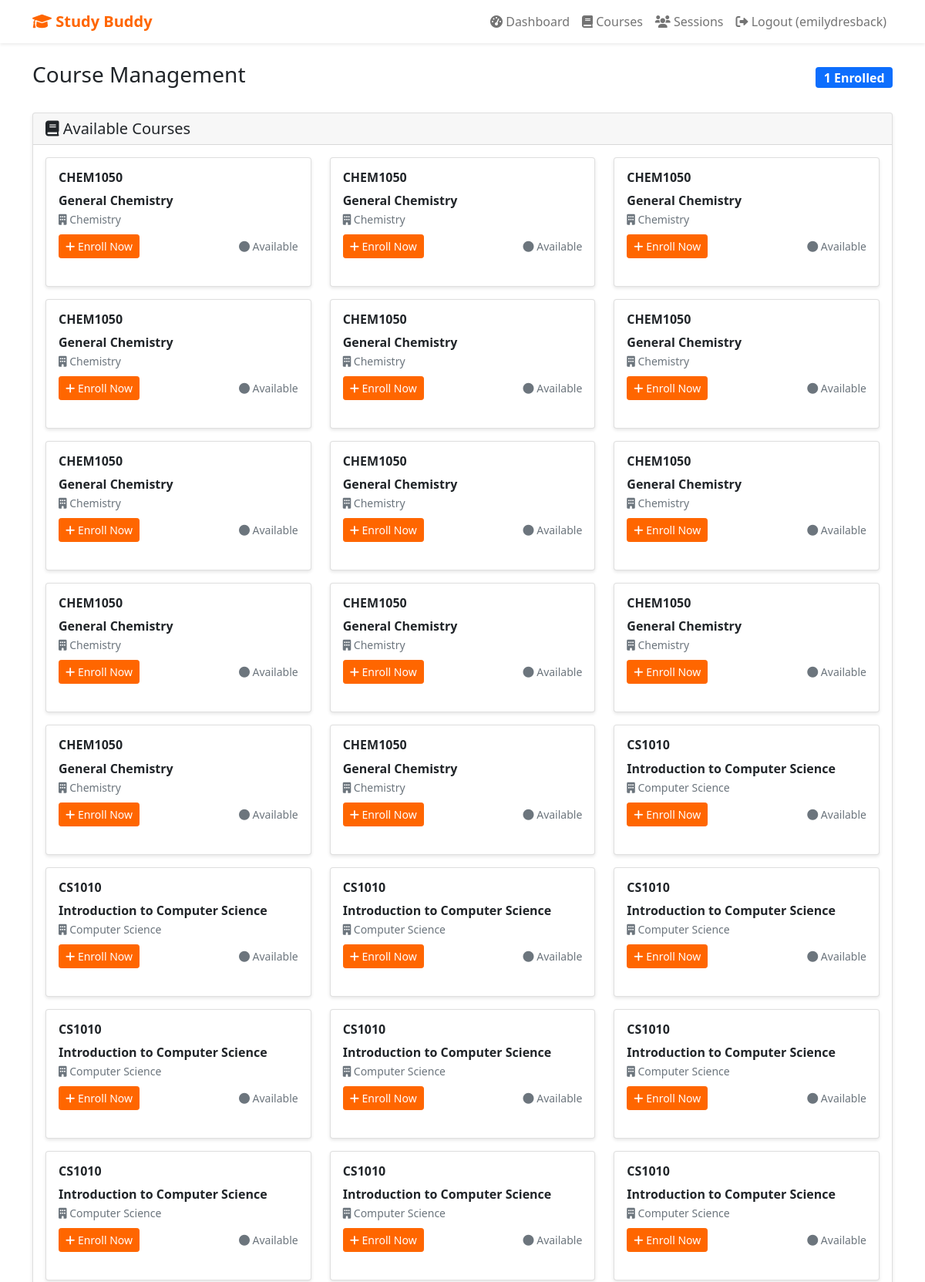
The page /courses (signed in, upper part) on the database its author committed.
### tables this page shows
CREATE TABLE courses (
        id INTEGER PRIMARY KEY AUTOINCREMENT,
        course_code TEXT NOT NULL,
        course_name TEXT NOT NULL,
        department TEXT NOT NULL
    );

### app.py (the view)
@app.route('/courses')
def courses():
    if 'user_id' not in session:
        return redirect(url_for('login'))
    conn = get_db_connection()
    all_courses = conn.execute('SELECT * FROM courses ORDER BY department, course_code').fetchall()
    enrolled_course_ids = [row[0] for row in conn.execute(
        'SELECT course_id FROM user_courses WHERE user_id = ?',
        (session['user_id'],)
    ).fetchall()]
    conn.close()
    return render_template('courses.html',
                         all_courses=all_courses,
                         enrolled_course_ids=enrolled_course_ids)

### app.py (called while the page is built)
def get_db_connection():
    conn = sqlite3.connect(DB_PATH)
    conn.row_factory = sqlite3.Row
    return conn

### templates/courses.html (shortened to what this page needs)
{% extends "base.html" %}
{% block content %}
<div class="row">
    <div class="col-md-12">
        <div class="d-flex justify-content-between align-items-center mb-4">
            <h1 class="h3">Course Management</h1>
            <div>
                <span class="badge bg-primary fs-6">{{ enrolled_course_ids|length }} Enrolled</span>
            </div>
        </div>
    </div>
</div>
<div class="row">
    <div class="col-md-12">
        <div class="card">
            <div class="card-header">
                <h5 class="card-title mb-0">
                    <i class="fas fa-book"></i> Available Courses
                </h5>
            </div>
            <div class="card-body">
                <div class="row">
                    {% for course in all_courses %}
                    <div class="col-md-6 col-lg-4 mb-3">
                        <div class="card course-card h-100 {% if course.id in enrolled_course_ids %}border-success{% endif %}">
                            <div class="card-body">
                                <div class="d-flex justify-content-between align-items-start mb-2">
                                    <div class="flex-grow-1">
                                        <h6 class="card-title">
                                            <strong>{{ course.course_code }}</strong>
                                        </h6>
                                        <p class="card-text">
                                            <strong>{{ course.course_name }}</strong><br>
                                            <small class="text-muted">
                                                <i class="fas fa-building"></i> {{ course.department }}
                                            </small>
                                        </p>
                                    </div>
                                </div>
                                <div class="d-flex justify-content-between align-items-center mt-auto">
                                    {% if course.id in enrolled_course_ids %}
                                        <a href="{{ url_for('drop_course', course_id=course.id) }}"
                                           class="btn btn-outline-danger btn-sm"
                                           onclick="return confirm('Are you sure you want to drop {{ course.course_code }}?')">
                                            <i class="fas fa-minus"></i> Drop Course
                                        </a>
                                        <small class="text-success">
                                            <i class="fas fa-check-circle"></i> Active
                                        </small>
                                    {% else %}
                                        <a href="{{ url_for('enroll_course', course_id=course.id) }}"
                                           class="btn btn-primary btn-sm">
                                            <i class="fas fa-plus"></i> Enroll Now
                                        </a>
                                        <small class="text-muted">
                                            <i class="fas fa-circle"></i> Available
                                        </small>
                                    {% endif %}
                                </div>
                            </div>
                        </div>
                    </div>
                    {% endfor %}
                </div>
            </div>
        </div>
    </div>
</div>
{% endblock %}

### templates/base.html (style rules this page uses)
:root { --clemson-orange: #ff6600; }
.btn-primary { background-color: var(--clemson-orange); border-color: var(--clemson-orange); }
.card { box-shadow: 0 2px 4px rgba(0,0,0,0.1); margin-bottom: 20px; }

### rows shown on the page
courses: course_code "CHEM1050", course_name "General Chemistry", department "Chemistry"
courses: course_code "CHEM1050", course_name "General Chemistry", department "Chemistry"
courses: course_code "CHEM1050", course_name "General Chemistry", department "Chemistry"
courses: course_code "CHEM1050", course_name "General Chemistry", department "Chemistry"
courses: course_code "CHEM1050", course_name "General Chemistry", department "Chemistry"
courses: course_code "CHEM1050", course_name "General Chemistry", department "Chemistry"
courses: course_code "CHEM1050", course_name "General Chemistry", department "Chemistry"
courses: course_code "CHEM1050", course_name "General Chemistry", department "Chemistry"
courses: course_code "CHEM1050", course_name "General Chemistry", department "Chemistry"
courses: course_code "CHEM1050", course_name "General Chemistry", department "Chemistry"
courses: course_code "CHEM1050", course_name "General Chemistry", department "Chemistry"
courses: course_code "CHEM1050", course_name "General Chemistry", department "Chemistry"
courses: course_code "CHEM1050", course_name "General Chemistry", department "Chemistry"
courses: course_code "CHEM1050", course_name "General Chemistry", department "Chemistry"
courses: course_code "CS1010", course_name "Introduction to Computer Science", department "Computer Science"
courses: course_code "CS1010", course_name "Introduction to Computer Science", department "Computer Science"
courses: course_code "CS1010", course_name "Introduction to Computer Science", department "Computer Science"
courses: course_code "CS1010", course_name "Introduction to Computer Science", department "Computer Science"
courses: course_code "CS1010", course_name "Introduction to Computer Science", department "Computer Science"
courses: course_code "CS1010", course_name "Introduction to Computer Science", department "Computer Science"
courses: course_code "CS1010", course_name "Introduction to Computer Science", department "Computer Science"
courses: course_code "CS1010", course_name "Introduction to Computer Science", department "Computer Science"
courses: course_code "CS1010", course_name "Introduction to Computer Science", department "Computer Science"
courses: course_code "CS1010", course_name "Introduction to Computer Science", department "Computer Science"

### other values the page prints
{{ session.username }} "emilydresback"
{{ enrolled_course_ids|length }} "1"
